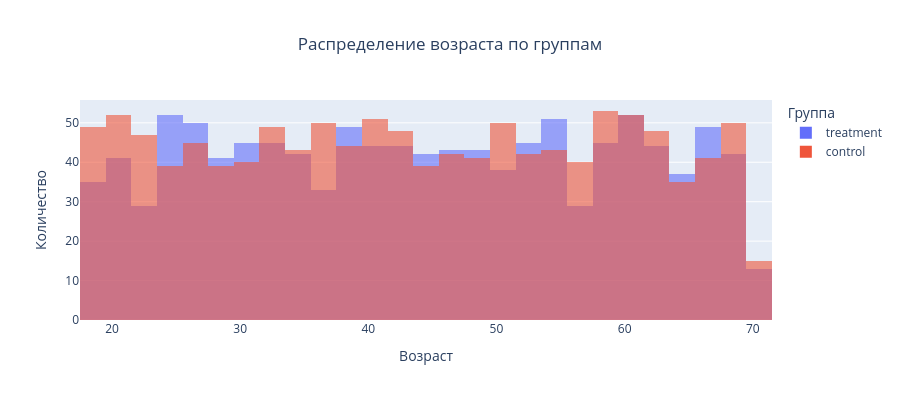
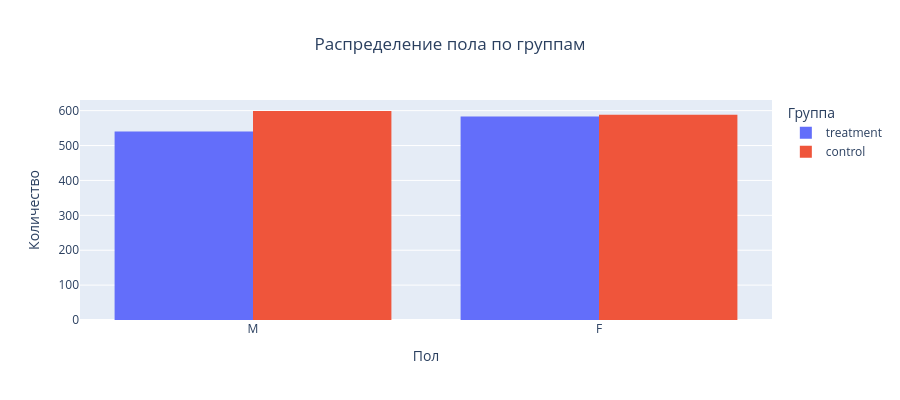

Notebook code cell kept with these figures, in order:
### Markdown cell above
#### Сравнение групп по возрасту, полу и региону

### Code cell
# Визуализируем распределение пользователей по возрасту в разрезе групп
fig = px.histogram(users_ab, 
                   x='age', 
                   color='group',
                   nbins=30,
                   barmode='overlay',
                   opacity=0.6,
                   title='Распределение возраста по группам',
                   labels={'age': 'Возраст', 'count': 'Количество пользователей', 'group': 'Группа'})
fig.update_layout(title_x=0.5, yaxis=dict(title='Количество'), height=400)
fig.show()

# Визуализируем распределение по полу для каждой группы
fig1 = px.histogram(users_ab, 
                    x='gender', 
                    color='group',
                    nbins=30,
                    barmode='group',
                    title='Распределение пола по группам',
                    labels={'gender': 'Пол', 'count': 'Количество пользователей', 'group': 'Группа'})
fig1.update_layout(title_x=0.5, yaxis=dict(title='Количество'), height=400)
fig1.show()

### Figure 1 — Plotly figure (JSON) as saved in the notebook; plotly's stock layout.template omitted (floating-point values rounded to 4 significant figures; data arrays with more than 128 entries replaced by an {"elided": "..."} marker saying what was removed)
{"data": [{"bingroup": "x", "hovertemplate": "Группа=treatment<br>Возраст=%{x}<br>count=%{y}<extra></extra>", "legendgroup": "treatment", "marker": {"color": "#636efa", "opacity": 0.6, "pattern": {"shape": ""}}, "name": "treatment", "nbinsx": 30, "orientation": "v", "showlegend": true, "type": "histogram", "x": {"elided": "1123 int values"}, "xaxis": "x", "yaxis": "y"}, {"bingroup": "x", "hovertemplate": "Группа=control<br>Возраст=%{x}<br>count=%{y}<extra></extra>", "legendgroup": "control", "marker": {"color": "#EF553B", "opacity": 0.6, "pattern": {"shape": ""}}, "name": "control", "nbinsx": 30, "orientation": "v", "showlegend": true, "type": "histogram", "x": {"elided": "1187 int values"}, "xaxis": "x", "yaxis": "y"}], "layout": {"barmode": "overlay", "height": 400, "legend": {"title": {"text": "Группа"}, "tracegroupgap": 0}, "title": {"text": "Распределение возраста по группам", "x": 0.5}, "xaxis": {"anchor": "y", "domain": [0, 1], "title": {"text": "Возраст"}}, "yaxis": {"anchor": "x", "domain": [0, 1], "title": {"text": "Количество"}}}}

### Figure 2 — Plotly figure (JSON) as saved in the notebook; plotly's stock layout.template omitted (floating-point values rounded to 4 significant figures; data arrays with more than 128 entries replaced by an {"elided": "..."} marker saying what was removed)
{"data": [{"alignmentgroup": "True", "bingroup": "x", "hovertemplate": "Группа=treatment<br>Пол=%{x}<br>count=%{y}<extra></extra>", "legendgroup": "treatment", "marker": {"color": "#636efa", "pattern": {"shape": ""}}, "name": "treatment", "nbinsx": 30, "offsetgroup": "treatment", "orientation": "v", "showlegend": true, "type": "histogram", "x": {"elided": "1123 str values"}, "xaxis": "x", "yaxis": "y"}, {"alignmentgroup": "True", "bingroup": "x", "hovertemplate": "Группа=control<br>Пол=%{x}<br>count=%{y}<extra></extra>", "legendgroup": "control", "marker": {"color": "#EF553B", "pattern": {"shape": ""}}, "name": "control", "nbinsx": 30, "offsetgroup": "control", "orientation": "v", "showlegend": true, "type": "histogram", "x": {"elided": "1187 str values"}, "xaxis": "x", "yaxis": "y"}], "layout": {"barmode": "group", "height": 400, "legend": {"title": {"text": "Группа"}, "tracegroupgap": 0}, "title": {"text": "Распределение пола по группам", "x": 0.5}, "xaxis": {"anchor": "y", "domain": [0, 1], "title": {"text": "Пол"}}, "yaxis": {"anchor": "x", "domain": [0, 1], "title": {"text": "Количество"}}}}
